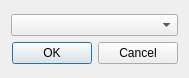
<?xml version="1.0" encoding="UTF-8"?>
<ui version="4.0">
 <class>SelectTargetDialog</class>
 <widget class="QDialog" name="SelectTargetDialog">
  <property name="geometry">
   <rect>
    <x>0</x>
    <y>0</y>
    <width>189</width>
    <height>78</height>
   </rect>
  </property>
  <property name="windowTitle">
   <string>Select Target</string>
  </property>
  <layout class="QGridLayout" name="gridLayout">
   <item row="0" column="0">
    <layout class="QVBoxLayout" name="verticalLayout">
     <item>
      <widget class="QComboBox" name="comboBox"/>
     </item>
     <item>
      <widget class="QDialogButtonBox" name="buttonBox">
       <property name="orientation">
        <enum>Qt::Horizontal</enum>
       </property>
       <property name="standardButtons">
        <set>QDialogButtonBox::Cancel|QDialogButtonBox::Ok</set>
       </property>
      </widget>
     </item>
    </layout>
   </item>
  </layout>
 </widget>
 <resources/>
 <connections>
  <connection>
   <sender>buttonBox</sender>
   <signal>accepted()</signal>
   <receiver>SelectTargetDialog</receiver>
   <slot>accept()</slot>
   <hints>
    <hint type="sourcelabel">
     <x>248</x>
     <y>254</y>
    </hint>
    <hint type="destinationlabel">
     <x>157</x>
     <y>274</y>
    </hint>
   </hints>
  </connection>
  <connection>
   <sender>buttonBox</sender>
   <signal>rejected()</signal>
   <receiver>SelectTargetDialog</receiver>
   <slot>reject()</slot>
   <hints>
    <hint type="sourcelabel">
     <x>316</x>
     <y>260</y>
    </hint>
    <hint type="destinationlabel">
     <x>286</x>
     <y>274</y>
    </hint>
   </hints>
  </connection>
 </connections>
</ui>
